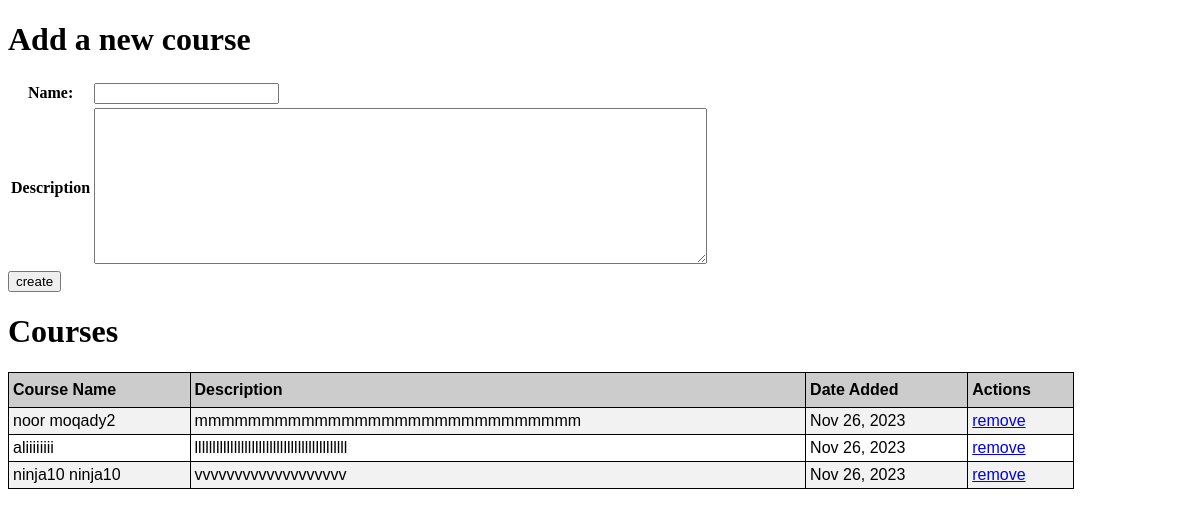
Before: / with the older database file.
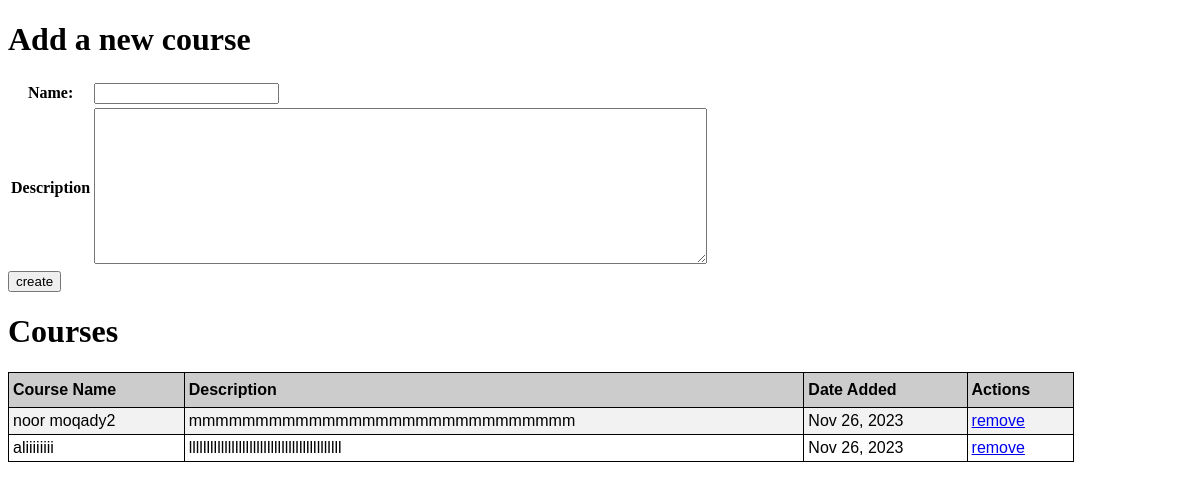
After: the same page with the newer database file.
### app_courses/models.py (models this page shows)
class Course(models.Model):
    name = models.CharField(max_length=225)
    desc = models.OneToOneField(Description, on_delete=models.CASCADE)
    created_at = models.DateTimeField(auto_now_add=True)
    updated_at = models.DateTimeField(auto_now=True)
    objects = CourseManager()

class Description(models.Model):
    content = models.TextField()

### app_courses/views.py (the view, shortened to what this page needs)
# urls.py: path('',views.show_course),
def show_course(request):
    if request.method == 'GET':
        context={
        'allcourses': Course.objects.all(),
        'alldesc': Description.objects.all()
        }
        return render(request,"courses.html", context)

### app_courses/templates/courses.html (shortened to what this page needs)
<!DOCTYPE html>
<html lang="en">
<head>
    {% load static %}
    <link rel="stylesheet" href="{% static 'courses.css' %}">
</head>
<body>
    <h1>Add a new course</h1>
    <form action="/" method="POST">
        <table>
            <tr>
                <th><label for="">Name:</label></th>
                <td><input type="text" name="name" class="name"></td>
            </tr>
            <tr>
                <th><label for="">Description</label></th>
                <td><textarea name="desc" id="" cols="74" rows="10"></textarea></td>
            </tr>
        </table>
        <div>
        <input type="submit" value="create" class="button">
        </div>
    </form>
    <h1>Courses</h1>
    <table class="table" id="customers">
        <tr>
            <th>Course Name</th>
            <th>Description</th>
            <th>Date Added</th>
            <th>Actions</th>
        </tr>
        {% for course in allcourses%}
        <tr>
            <td>{{course.name}}</td>
            <td>{{course.desc.content}}</td>
            <td>{{course.created_at| date:'M d, Y'}}</td>
            <td class="action"><a href="/courses/destroy/{{course.id}}">remove</a></td>
        </tr>
        {%endfor%}
    </table>
</body>
</html>

Changed rows visible on the page:
removed Course: name "ninja10 ninja10", desc.content "vvvvvvvvvvvvvvvvvvv", created_at "Nov 26, 2023"
